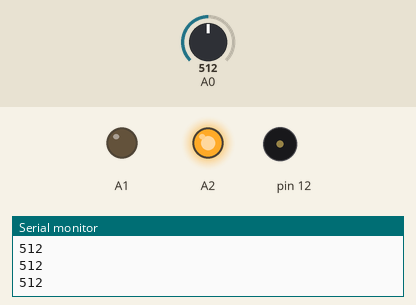
Simulated run of this sketch. Board: Arduino Uno, built with avr-gcc and run on an emulated ATmega328P. On the bench: output pins drawn as LEDs (lit = HIGH), buzzer (waves = sounding), the last lines printed to the serial monitor. Inputs (shaded band) come from the test bench; at power-on: A0 = 512.

Above: at 1.2 s.
1.3 s: A0 set to 107
2.8 s: A0 set to 93
At 3.05 s:
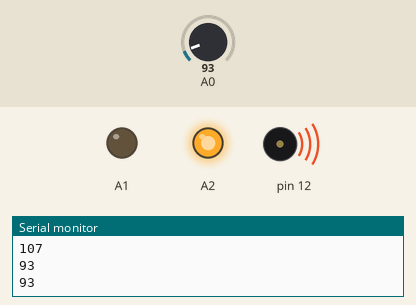
5.8 s: A0 set to 110
At 5.8 s:
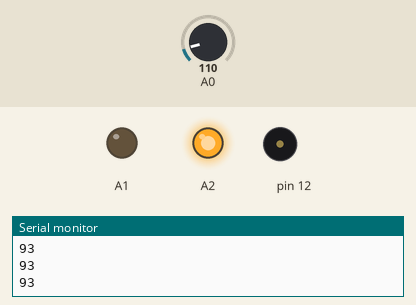
7.3 s: A0 set to 90
At 7.56 s:
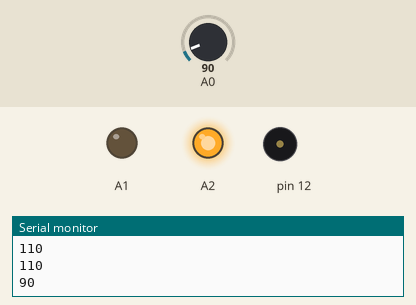
Timing chart, 0 to 11.3 s (numbered marks = the images above; inputs shaded):
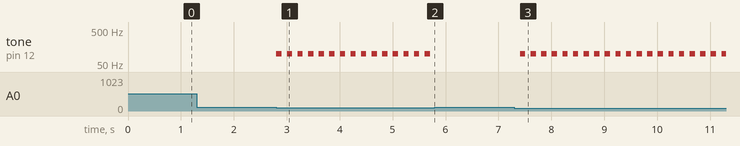

The sketch:

analogFire.ino
```cpp
void setup() {
  // put your setup code here, to run once:
  pinMode(A1,OUTPUT);
  pinMode(A2,OUTPUT);
  digitalWrite(A1,LOW);
  digitalWrite(A2,HIGH);

  pinMode(12,OUTPUT);
  Serial.begin(9600);
}
int adcValue;
void loop() {
  // put your main code here, to run repeatedly:
  adcValue = analogRead(A0);
  Serial.println(adcValue);
  if(adcValue<100){ tone(12,100,100);}
  delay(200);
}
```

Measured:
- the behaviour switches between 100 and 99 on A0 (found by bisection; images 0 and 1)
- after the input at 2.8 s, tone on pin 12: alternates 100 Hz for 0.10 s and silent for 0.10 s, starting at once
- after the input at 5.8 s, tone on pin 12: stops changing and stays silent
- after the input at 7.3 s, tone on pin 12: alternates 100 Hz for 0.10 s and silent for 0.10 s, starting after 0.11 s
